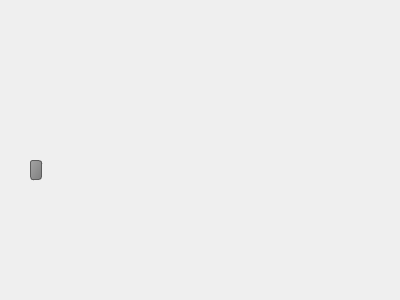
<?xml version="1.0" encoding="UTF-8"?>
<ui version="4.0">
 <class>Form</class>
 <widget class="QWidget" name="Form">
  <property name="geometry">
   <rect>
    <x>0</x>
    <y>0</y>
    <width>400</width>
    <height>300</height>
   </rect>
  </property>
  <property name="windowTitle">
   <string>Form</string>
  </property>
  <widget class="QSlider" name="horizontalSlider">
   <property name="geometry">
    <rect>
     <x>30</x>
     <y>160</y>
     <width>331</width>
     <height>21</height>
    </rect>
   </property>
   <property name="autoFillBackground">
    <bool>false</bool>
   </property>
   <property name="styleSheet">
    <string notr="true">QSlider::groove:horizontal {
    border: 0px;
    height: 0px; /* the groove expands to the size of the slider by default. by giving it a height, it has a fixed size */
    background: none;
    margin: 0px 0;
}

QSlider::handle:horizontal {
    background: qlineargradient(x1:0, y1:0, x2:1, y2:1, stop:0 #a4a4a4, stop:1 #7f7f7f);
    border: 1px solid #5c5c5c;
    height: 8px;
    width: 10px;
    margin: -10px 0; /* handle is placed by default on the contents rect of the groove. Expand outside the groove */
    border-radius: 3px;
}</string>
   </property>
   <property name="orientation">
    <enum>Qt::Horizontal</enum>
   </property>
  </widget>
 </widget>
 <resources/>
 <connections/>
</ui>
